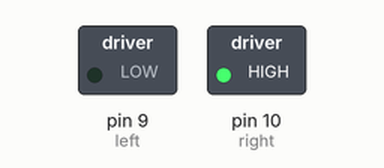
A sketch run on a simulated Arduino Uno, built with avr-gcc and run on an emulated ATmega328P. On the bench: switched loads named in the sketch (green lamp = pin HIGH).

Above: at 0.1 s.
At 0.6 s:
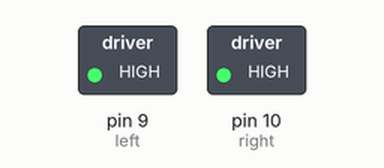
Timing chart, 0 to 2.1 s (numbered marks = the images above):
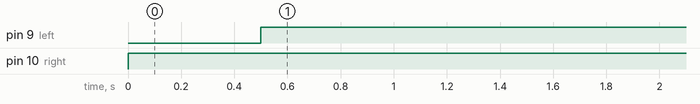

Measured:
- by itself, pin 9 (left): LOW → HIGH at 0.50 s
- by itself, pin 10 (right): LOW → HIGH at 0.00 s

The sketch:

motor.c.ino
```cpp
const int right = 10;
const int left = 9;


void setup() {
  pinMode(right, OUTPUT);
  pinMode(left, OUTPUT);


}

void loop() {
  digitalWrite(right, HIGH);
  delay(500);
  digitalWrite(left, HIGH);
  delay(500);

}
```
